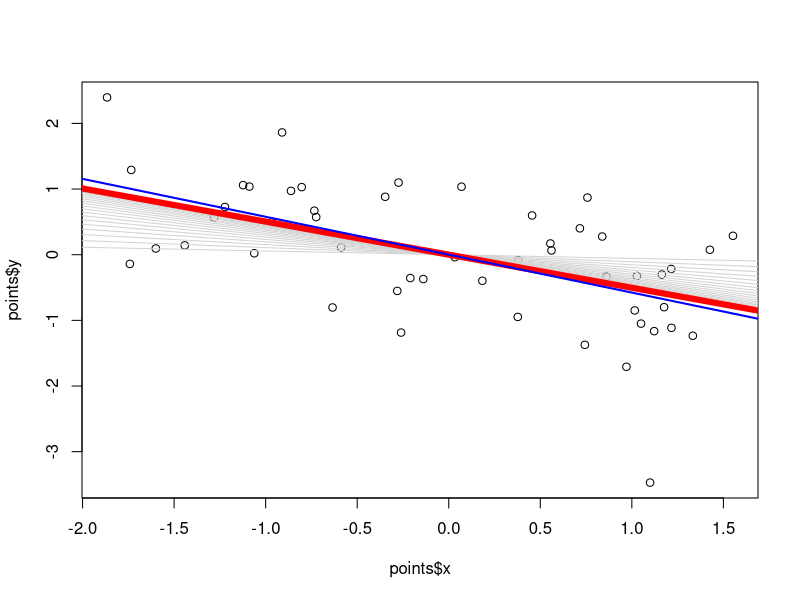

Source code (R):
N = 50;
#set.seed(1)
x = runif(N, min = -10, max=10) 
y = (x*(-.5) + 10) + rnorm(N, mean = 0, sd=3)  

ones = rep(1, N)
points = as.data.frame(cbind(ones, x, y))
#points = read.csv("data.csv", header = FALSE)
colnames(points) = c('ones', 'x', 'y')
points$x <- (points$x - mean(points$x))/sd(points$x)
points$y <- (points$y - mean(points$y))/sd(points$y)

plot(points$x,points$y)

num_iterations = 20
learning_rate = .1

theta_vector = c(0, 0)

N = nrow(points)
X = as.matrix(points[, c(1,2)])
Y = as.matrix(points[, 3])

for(i in seq(from = 1, to = num_iterations)){
  theta_vector[1] <- theta_vector[1] - learning_rate * ( (1/N) ) * sum( ( (X %*% theta_vector) - Y) ) 
  #theta_vector[2] <- theta_vector[2] - learning_rate * ( (1/N) * sum( t(X) %*% ((X %*% theta_vector) - Y) ))
  theta_vector[2] <- theta_vector[2] - learning_rate * ( (1/N) * sum( ((X %*% theta_vector) - Y)*X[,2] ))
  
  sse = ((t((X %*% theta_vector) - Y)) %*% ((X %*% theta_vector) - Y))/(2*N)
  
  print( sprintf ("After %s iterations error = %4.4f", i, sse ))
  
  abline(theta_vector[1], theta_vector[2], col='lightgrey', lwd=1)
}

print(theta_vector)
abline(theta_vector[1], theta_vector[2], col='red', lwd=6)
#############

abline(lm(y~x, points), col='blue', lwd=2)
lm(y~x, points) 
